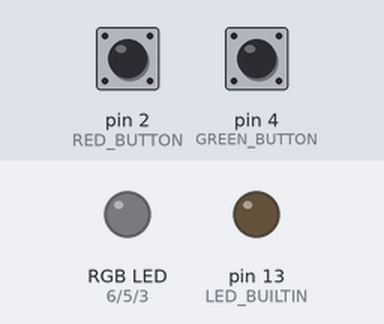
Recording of a sketch running on a simulated Arduino Uno, built with avr-gcc and run on an emulated ATmega328P. On the bench: an RGB LED mixed from three pins (HIGH = lit), output pins drawn as LEDs (lit = HIGH). Dashed ring = blinking. The inputs (shaded band) are chosen by the test bench; at power-on: pin 2 (RED_BUTTON) HIGH, pin 4 (GREEN_BUTTON) HIGH.

Above: at 1.2 s.
1.3 s: pin 2 (RED_BUTTON) pulled LOW for 1 s
At 2.6 s:
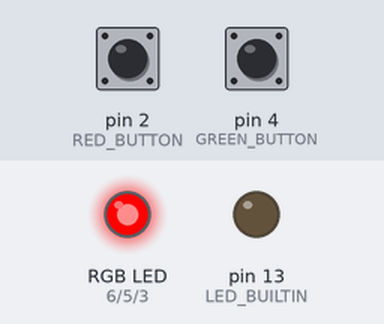
3.8 s: pin 4 (GREEN_BUTTON) pulled LOW for 3.2 s
At 7.3 s:
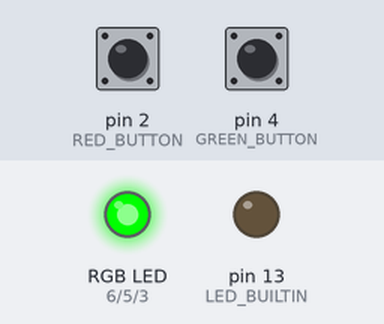
8.5 s: pin 4 (GREEN_BUTTON) pulled LOW for 0.25 s
At 9.8 s:
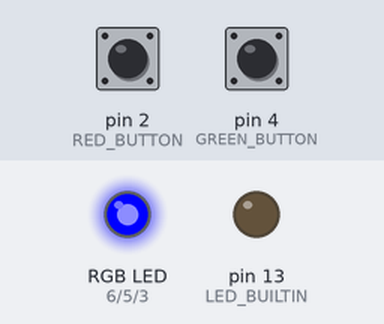
10.2 s: pin 4 (GREEN_BUTTON) pulled LOW for 1 s
At 10.3 s:
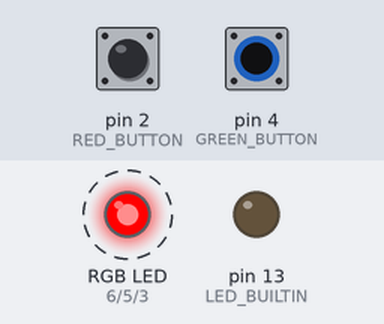
Timing chart, 0 to 13.2 s (numbered marks = the images above; inputs shaded):
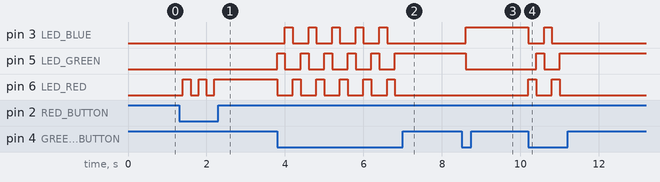

The sketch:

Task1.ino.ino
```cpp
#define LED_RED 6
#define LED_GREEN 5
#define LED_BLUE 3

#define RED_BUTTON 2
#define GREEN_BUTTON 4

bool on = false;

void initRGB() {
  pinMode(LED_BUILTIN, OUTPUT);
  digitalWrite(LED_BUILTIN, LOW);

  pinMode(LED_RED, OUTPUT);
  digitalWrite(LED_RED, LOW);

  pinMode(LED_GREEN, OUTPUT);
  digitalWrite(LED_GREEN, LOW);

  pinMode(LED_BLUE, OUTPUT);
  digitalWrite(LED_BLUE, LOW);
}

void initButtons() {
  pinMode(RED_BUTTON, INPUT_PULLUP);
  pinMode(GREEN_BUTTON, INPUT_PULLUP);
}

void changeColor() {
  if (digitalRead(LED_RED) == HIGH) {
    digitalWrite(LED_RED, LOW);
    digitalWrite(LED_GREEN, HIGH);
  }
  else if (digitalRead(LED_GREEN) == HIGH) {
    digitalWrite(LED_GREEN, LOW);
    digitalWrite(LED_BLUE, HIGH);
  }
  else if (digitalRead(LED_BLUE) == HIGH) {
    digitalWrite(LED_BLUE, LOW);
    digitalWrite(LED_RED, HIGH);
  }
}

void setup() {
  initRGB();
  initButtons();
}

void loop() {
  if (on){
    if (digitalRead(GREEN_BUTTON) == LOW) {
      changeColor();
    }
    else if (digitalRead(RED_BUTTON) == LOW) {
      digitalWrite(LED_RED, LOW);
      digitalWrite(LED_GREEN, LOW);
      digitalWrite(LED_BLUE, LOW);
      on = false;
    }
  }
  else {
    if (digitalRead(RED_BUTTON) == LOW) {
      digitalWrite(LED_RED, HIGH);
      on = true;
    }
  }
  delay(200);
}
```

Measured:
- after the input at 1.3 s, pin 6 (LED_RED): alternates HIGH for 0.20 s and LOW for 0.20 s, 5 changes in all, then stays HIGH, starting after 0.10 s
- after the input at 3.8 s, pin 3 (LED_BLUE): alternates HIGH for 0.20 s and LOW for 0.40 s, 10 changes in all, then stays LOW, starting after 0.20 s; pin 5 (LED_GREEN): alternates HIGH for 0.20 s and LOW for 0.40 s, 11 changes in all, then stays HIGH, starting at once
- after the input at 8.5 s, pin 3 (LED_BLUE): LOW → HIGH after 0.10 s; pin 5 (LED_GREEN): HIGH → LOW after 0.10 s
- after the input at 10.2 s, pin 3 (LED_BLUE): HIGH → LOW at once, → HIGH 0.40 s later, → LOW 0.20 s later; pin 5 (LED_GREEN): LOW → HIGH after 0.20 s, → LOW 0.20 s later, → HIGH 0.40 s later; pin 6 (LED_RED): alternates HIGH for 0.20 s and LOW for 0.40 s, 4 changes in all, then stays LOW, starting at once
